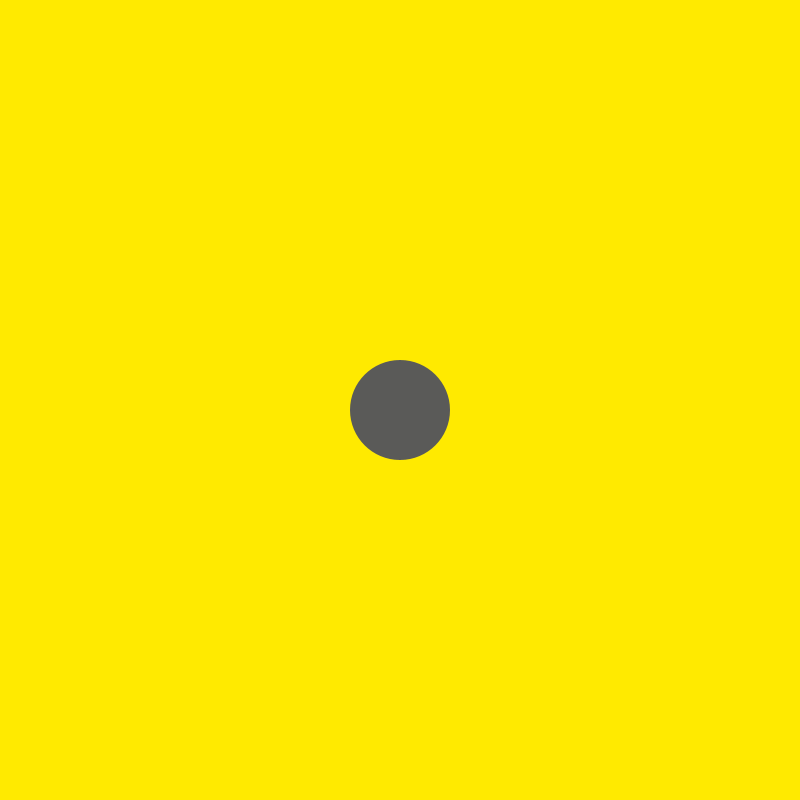
Frame 1 (no input)
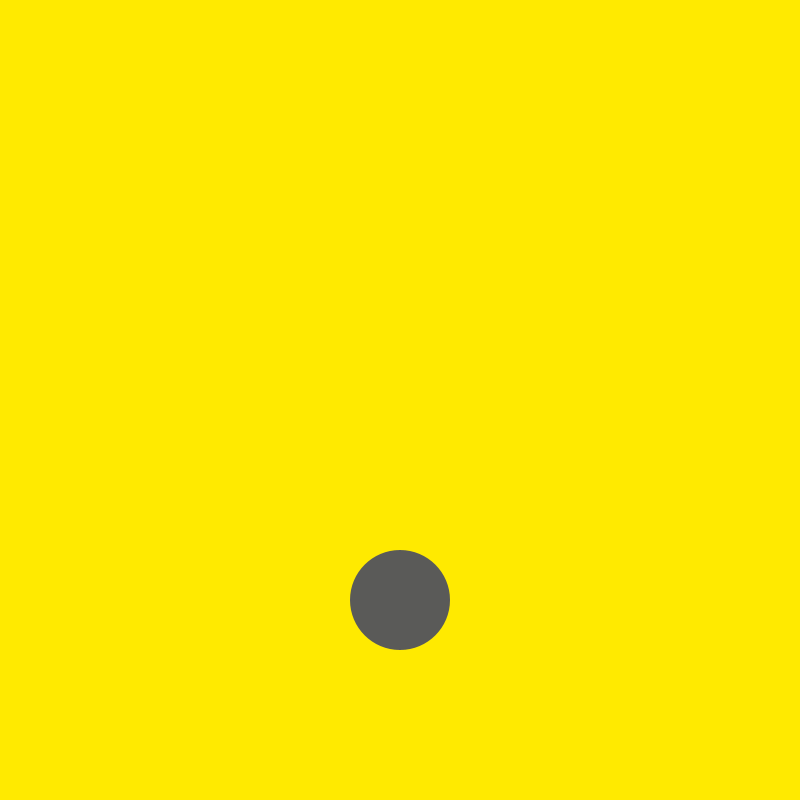
Frame 60 (the mouse pressed at the canvas centre just before this capture)
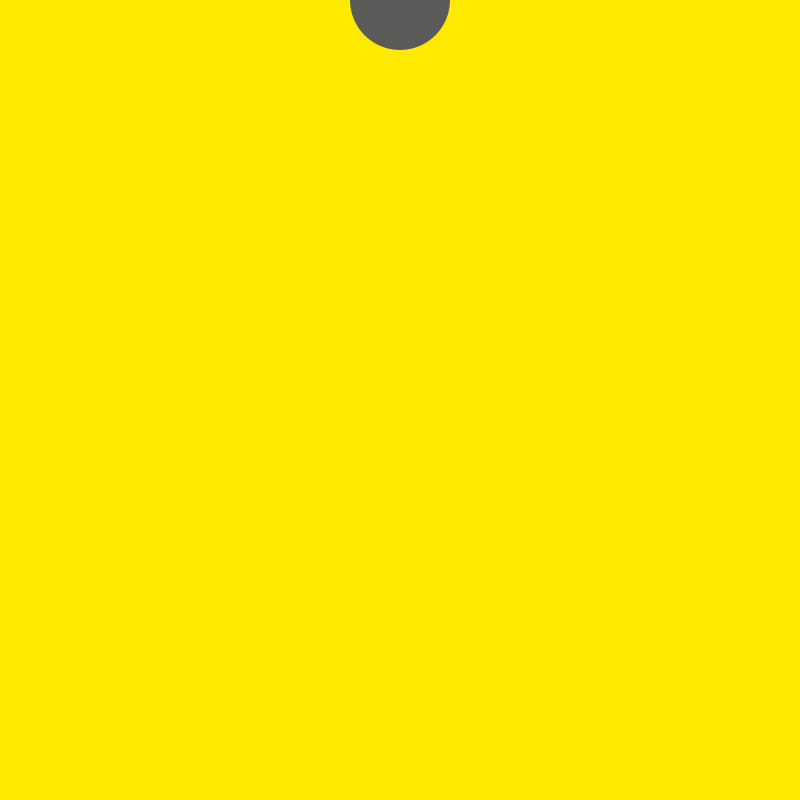
Frame 120 (the mouse held since frame 60 and released just before this capture)

The Processing sketch that drew these frames (run headless with seeded random() and noise(); from frame 60 on, the mouse is pressed at the canvas centre):

// Processing sketch: object_and_balls
// ── object_and_balls.pde
float diameter;
float xPos, yPos;
float yVel;

void setup() {
  size(800, 800);
  noStroke();
  diameter = 100;
  xPos = width/2;
  yPos = height/2;
  yVel = 10;
}

void draw() {
  background(#FFEA00);

  checkWalls();
  
  yPos = yPos + yVel;
  fill(#5A5A58);
  ellipse(xPos, yPos, diameter, diameter);
}


void checkWalls() {
  if (yPos >= height || yPos <= 0) {
    yVel = yVel * -1;
  }
}
